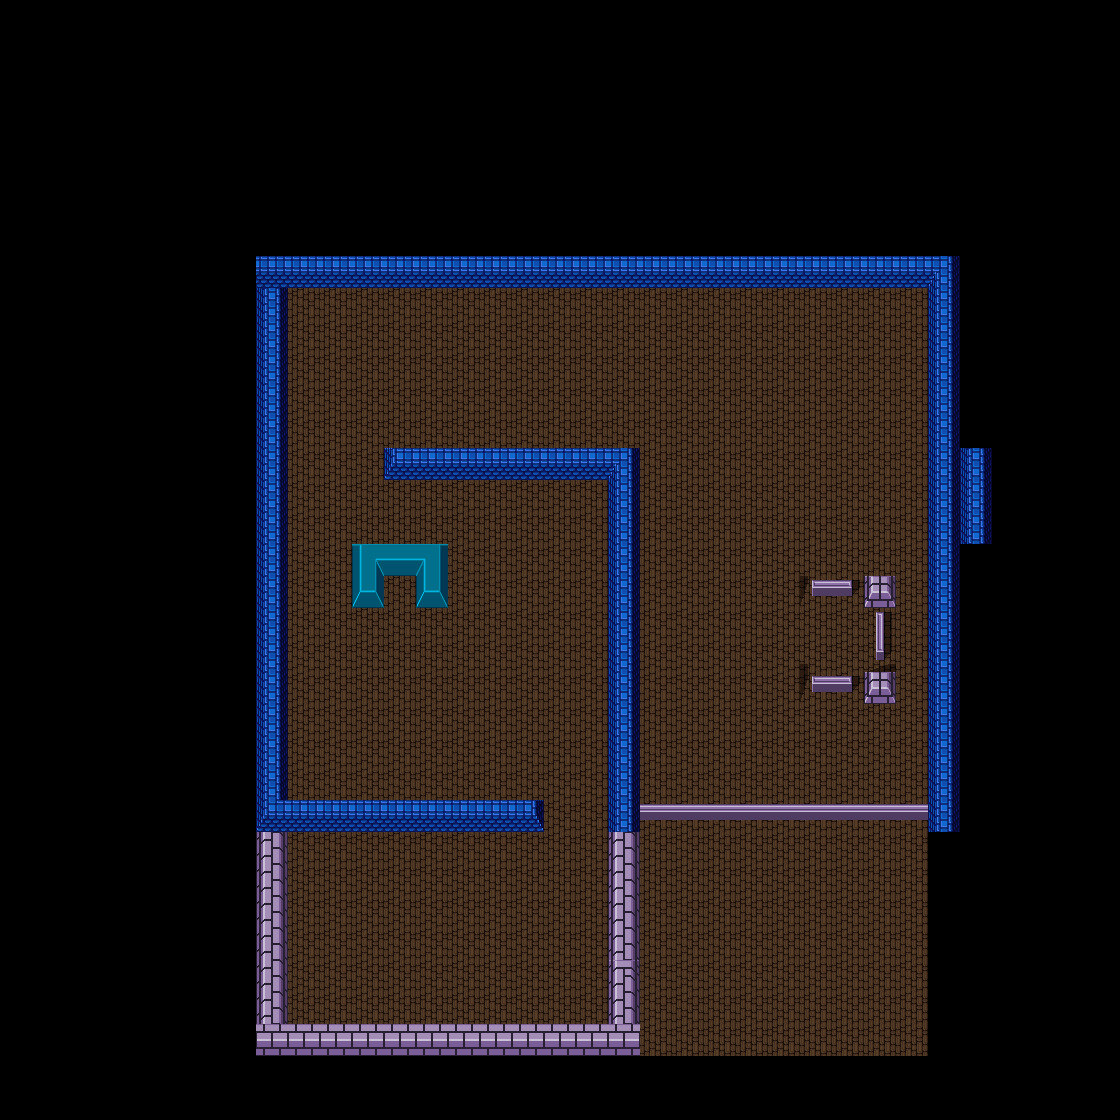

This game map was drawn from its Tiled (.tmx) file and the tilesets committed beside it. A one-line description and the trimmed map source follow:
An orthogonal 35x35 tile map with 32x32 px tiles, 2 tile layers (Floor, Walls) and 17 objects.

<map version="1.0" orientation="orthogonal" width="35" height="35" tilewidth="32" tileheight="32">
 <tileset firstgid="1" name="gaunt" tilewidth="32" tileheight="32">
  <image source="gaunt.png" width="1280" height="768" />
 </tileset>
 <layer name="Floor" width="35" height="35">
  <data>[1225 cells, 1225 non-empty, 2 distinct tile ids]</data>
 </layer>
 <layer name="Walls" width="35" height="35">
  <data>[1225 cells, 137 non-empty, 30 distinct tile ids]</data>
 </layer>
 <objectgroup name="Collide" width="35" height="35">
  <object x="258" y="252" width="698" height="32" />
  <object x="930" y="281" width="34" height="551" />
  <object x="638" y="805" width="297" height="11" />
  <object x="811" y="579" width="41" height="16" />
  <object x="865" y="572" width="27" height="36" />
  <object x="874" y="612" width="11" height="47" />
  <object x="867" y="669" width="26" height="33" />
  <object x="809" y="675" width="44" height="14" />
  <object x="256" y="282" width="30" height="547" />
  <object x="285" y="801" width="256" height="30" />
  <object x="386" y="448" width="248" height="29" />
  <object x="605" y="476" width="33" height="577" />
  <object x="256" y="821" width="30" height="232" />
  <object x="284" y="1019" width="323" height="34" />
  <object x="352" y="543" width="91" height="31" />
  <object x="420" y="575" width="24" height="32" />
  <object x="351" y="571" width="28" height="33" />
 </objectgroup>
</map>